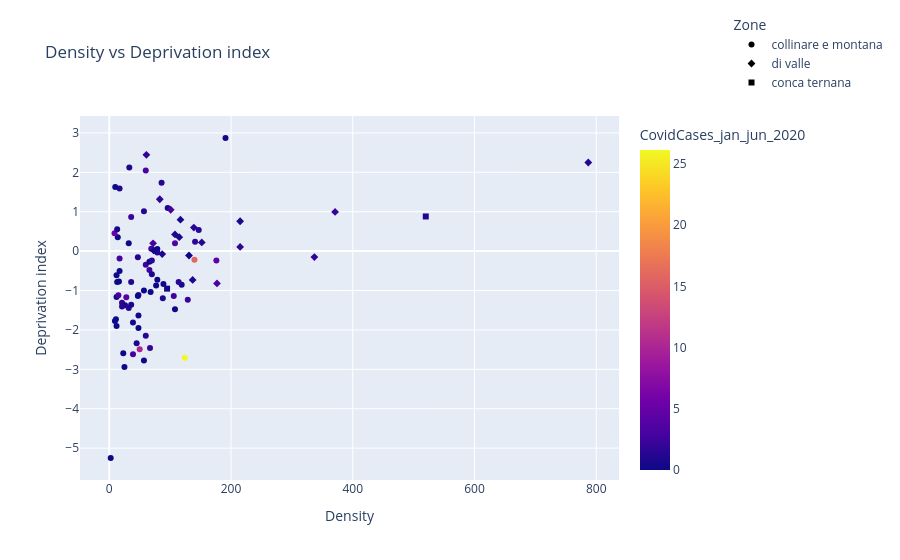

The code cell stored with this chart in its notebook:
### Markdown cell above
Now, as requested, another graph will be generated from which further considerations will follow:

### Code cell
# Creare il grafico a dispersione con Plotly.express 
fig = px.scatter(
    cvdata_cleaned, 
    x="Density", 
    y="Depriv_idx", 
    color="CovidCases_jan_jun_2020",
    symbol="Zone",
    color_continuous_scale="plasma",
    custom_data=["City", "CovidCases_jan_jun_2020", "mean_pm10_ug/m3_mean_jan_jun_2020", "Depriv_idx"]
)

# Personalizzazione asse e titolo
fig.update_layout(
    title="Density vs Deprivation index",
    xaxis_title="Density",
    yaxis_title="Deprivation index",
    coloraxis_colorbar_title="CovidCases_jan_jun_2020",  # Titolo colorbar
    legend_title="Zone",  # Titolo per i simboli
    legend=dict(
        yanchor="bottom",
        y=1.05,
        xanchor="right",
        x=1.5
    )
)

# Personalizzazione del template per il tooltip
fig.update_traces(
    hovertemplate=
    "City: %{customdata[0]}<br>" +
    "Covid Cases: %{customdata[1]}<br>" +
    "PM10: %{customdata[2]:.2f}<br>" +
    "Deprivation Index: %{customdata[3]:.2f}<br>" 
)

fig.show()

### Figure 1 — Plotly figure (JSON) as saved in the notebook; plotly's stock layout.template omitted (floating-point values rounded to 4 significant figures; data arrays with more than 128 entries replaced by an {"elided": "..."} marker saying what was removed)
{"data": [{"customdata": {"elided": "71x4 mixed values"}, "hovertemplate": "City: %{customdata[0]}<br>Covid Cases: %{customdata[1]}<br>PM10: %{customdata[2]:.2f}<br>Deprivation Index: %{customdata[3]:.2f}<br>", "legendgroup": "collinare e montana", "marker": {"color": [1.301, 1.742, 1.401, 0.4219, 2.59, 0.0, 0.0, 2.982, 0.4627, 0.5666, 0.4181, 2.934, 10.0, 1.584, 3.54, 1.56, 0.0, 1.444, 2.991, 4.374, 0.0, 0.5438, 0.0, 0.0, 2.717, 1.311, 26.15, 3.261, 0.4752, 0.5637, 2.426, 0.0, 2.094, 1.351, 1.082, 0.0, 0.0, 1.216, 1.252, 0.1817, 2.311, 0.0, 0.0, 0.0, 0.0, 1.063, 1.05, 0.0, 0.0, 1.815, 0.0, 0.8804, 0.0, 0.5664, 2.928, 0.0, 0.0, 15.71, 5.602, 4.48, 0.4552, 0.0, 1.485, 0.0, 0.0, 0.8617, 1.888, 0.0, 2.435, 0.0, 0.7547], "coloraxis": "coloraxis", "symbol": "circle"}, "mode": "markers", "name": "collinare e montana", "orientation": "v", "showlegend": true, "type": "scatter", "x": [57.0, 21.0, 60.0, 89.0, 66.0, 191.0, 48.0, 39.0, 96.0, 39.0, 48.0, 17.0, 50.0, 141.0, 108.0, 75.0, 14.0, 147.0, 69.0, 28.0, 79.0, 26.0, 25.0, 77.0, 106.0, 86.0, 124.0, 60.0, 119.0, 45.0, 60.0, 17.0, 48.0, 114.0, 47.0, 47.0, 16.0, 79.0, 32.0, 79.0, 129.0, 23.0, 57.0, 9.33, 32.0, 36.0, 17.0, 66.0, 57.0, 70.0, 12.0, 70.0, 108.0, 36.0, 15.0, 2.39, 11.0, 140.0, 8.7, 176.0, 13.0, 12.0, 21.0, 13.0, 12.0, 88.0, 67.0, 68.0, 36.0, 9.86, 33.0], "xaxis": "x", "y": [1.014, -1.309, -2.149, -0.8321, -0.4799, 2.872, -1.949, -2.62, 1.092, -1.808, -1.635, -0.1841, -2.492, 0.2366, 0.2003, 0.01079, 0.3507, 0.5355, 0.05742, -1.168, 0.05424, -1.371, -2.939, -0.8693, -1.141, 1.733, -2.709, 2.047, -0.8508, -2.335, -0.3479, -0.5053, -1.112, -0.7849, -0.1578, -1.139, -0.7716, -0.03292, -1.446, -0.7237, -1.237, -2.592, -2.776, -1.775, 0.2026, -0.7821, 1.592, -0.2712, -0.9971, -0.2387, -1.167, -0.5876, -1.475, -1.36, -1.117, -5.251, -1.727, -0.2183, 0.4556, -0.2351, 0.5538, -0.6143, -1.404, -0.7861, -1.899, -1.194, -2.456, -1.038, 0.869, 1.624, 2.122], "yaxis": "y"}, {"customdata": [["Assisi", 1.092, 0.4878, 0.2208], ["Bastia_Umbra", 1.151, 0.7996, 2.249], ["Bevagna", 0.8132, 0.651, -0.07366], ["Cannara", 0, 0.6758, -0.1116], ["Citta_di_Castello", 3.062, 0.5087, 1.05], ["Collazzone", 1.771, 0.6464, 2.443], ["Corciano", 1.723, 0.5371, -0.1519], ["Deruta", 1.565, 0.7065, 0.1063], ["Foligno", 0.7728, 0.3449, 0.7586], ["Marsciano", 0.7566, 0.7066, 0.3529], ["Orvieto", 2.809, 0.5684, 0.198], ["Perugia", 1.988, 0.595, 0.9941], ["San_Giustino", 1.531, 0.4215, 0.5979], ["Spello", 0.827, 0.5903, -0.7304], ["Spoleto", 0.7943, 0.4287, 0.4245], ["Todi", 0.3068, 0.6832, 0.01798], ["Torgiano", 3.306, 0.7427, -0.8194], ["Trevi", 0.7186, 0.4228, 0.7988], ["Umbertide", 1.747, 0.529, 1.316]], "hovertemplate": "City: %{customdata[0]}<br>Covid Cases: %{customdata[1]}<br>PM10: %{customdata[2]:.2f}<br>Deprivation Index: %{customdata[3]:.2f}<br>", "legendgroup": "di valle", "marker": {"color": [1.092, 1.151, 0.8132, 0.0, 3.062, 1.771, 1.723, 1.565, 0.7728, 0.7566, 2.809, 1.988, 1.531, 0.827, 0.7943, 0.3068, 3.306, 0.7186, 1.747], "coloraxis": "coloraxis", "symbol": "diamond"}, "mode": "markers", "name": "di valle", "orientation": "v", "showlegend": true, "type": "scatter", "x": [152.0, 787.0, 87.0, 131.0, 101.0, 61.0, 337.0, 215.0, 215.0, 115.0, 72.0, 371.0, 139.0, 137.0, 108.0, 73.0, 177.0, 117.0, 83.0], "xaxis": "x", "y": [0.2208, 2.249, -0.07366, -0.1116, 1.05, 2.443, -0.1519, 0.1063, 0.7586, 0.3529, 0.198, 0.9941, 0.5979, -0.7304, 0.4245, 0.01798, -0.8194, 0.7988, 1.316], "yaxis": "y"}, {"customdata": [["Narni", 0.4236, 0.8481, -0.9516], ["Terni", 1.122, 0.686, 0.8795]], "hovertemplate": "City: %{customdata[0]}<br>Covid Cases: %{customdata[1]}<br>PM10: %{customdata[2]:.2f}<br>Deprivation Index: %{customdata[3]:.2f}<br>", "legendgroup": "conca ternana", "marker": {"color": [0.4236, 1.122], "coloraxis": "coloraxis", "symbol": "square"}, "mode": "markers", "name": "conca ternana", "orientation": "v", "showlegend": true, "type": "scatter", "x": [95.0, 520.0], "xaxis": "x", "y": [-0.9516, 0.8795], "yaxis": "y"}], "layout": {"coloraxis": {"colorbar": {"title": {"text": "CovidCases_jan_jun_2020"}}, "colorscale": [[0, "#0d0887"], [0.1111, "#46039f"], [0.2222, "#7201a8"], [0.3333, "#9c179e"], [0.4444, "#bd3786"], [0.5556, "#d8576b"], [0.6667, "#ed7953"], [0.7778, "#fb9f3a"], [0.8889, "#fdca26"], [1, "#f0f921"]]}, "legend": {"title": {"text": "Zone"}, "tracegroupgap": 0, "x": 1.5, "xanchor": "right", "y": 1.05, "yanchor": "bottom"}, "margin": {"t": 60}, "title": {"text": "Density vs Deprivation index"}, "xaxis": {"anchor": "y", "domain": [0, 1], "title": {"text": "Density"}}, "yaxis": {"anchor": "x", "domain": [0, 1], "title": {"text": "Deprivation index"}}}}
